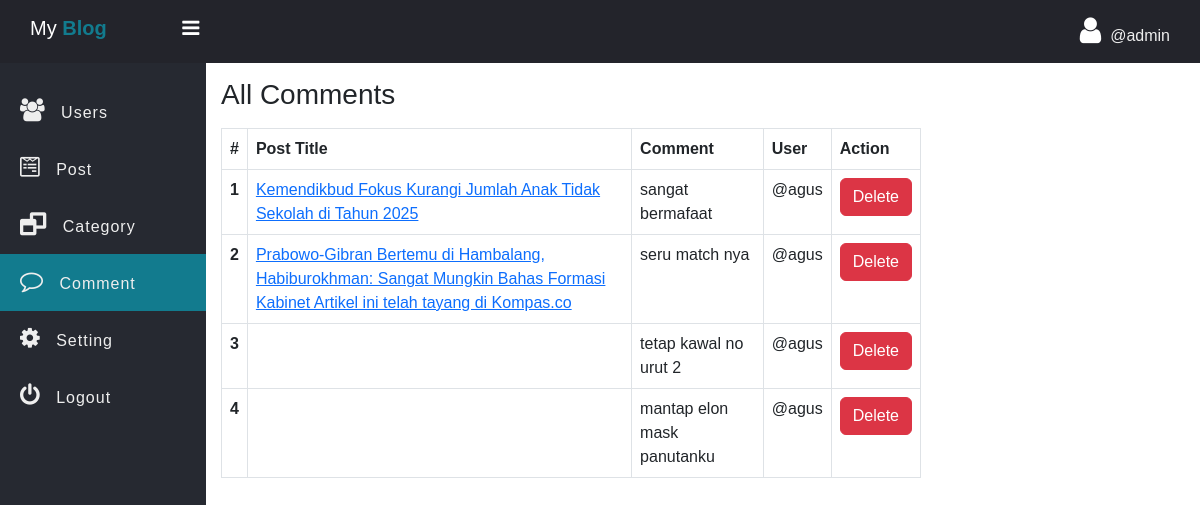
Page /admin/Comment.php (signed in) on the committed database.
### tables this page shows
CREATE TABLE `comment` (
  `comment_id` int(11) NOT NULL,
  `comment` varchar(255) NOT NULL,
  `user_id` int(11) NOT NULL,
  `post_id` int(11) NOT NULL,
  `crated_at` datetime NOT NULL DEFAULT current_timestamp()
);

CREATE TABLE `post` (
  `post_id` int(11) NOT NULL,
  `post_title` varchar(127) NOT NULL,
  `post_text` text NOT NULL,
  `category` int(11) NOT NULL,
  `publish` int(2) NOT NULL DEFAULT 1,
  `cover_url` varchar(255) NOT NULL DEFAULT 'default.jpg',
  `crated_at` datetime NOT NULL DEFAULT current_timestamp()
);

CREATE TABLE `users` (
  `id` int(11) NOT NULL,
  `fname` varchar(255) NOT NULL,
  `username` varchar(255) NOT NULL,
  `password` varchar(255) NOT NULL
);

### admin/data/Comment.php (called while the page is built, shortened)
<?php
function getAllComment($conn){
   $sql = "SELECT * FROM comment";
   $stmt = $conn->prepare($sql);
   $stmt->execute();
   if($stmt->rowCount() >= 1){
   	   $data = $stmt->fetchAll();
   	   return $data;
   }else {
   	 return 0;
   }
}

### admin/data/Post.php (called while the page is built, shortened)
<?php
function getByIdDeep($conn, $id){
   $sql = "SELECT * FROM post WHERE post_id=?";
   $stmt = $conn->prepare($sql);
   $stmt->execute([$id]);
   if($stmt->rowCount() >= 1){
         $data = $stmt->fetch();
         return $data;
   }else {
       return 0;
   }
}
function getUserByID($conn, $id){
   $sql = "SELECT id, fname, username FROM users WHERE id=?";
   $stmt = $conn->prepare($sql);
   $stmt->execute([$id]);
   if($stmt->rowCount() >= 1){
         $data = $stmt->fetch();
         return $data;
   }else {
       return 0;
   }
}

### admin/Comment.php (the view, shortened to what this page needs)
<?php
if (isset($_SESSION['admin_id']) && isset($_SESSION['username'])) {
 ?>
<!DOCTYPE html>
<html>
<head>
	<link rel="stylesheet" href="https://stackpath.bootstrapcdn.com/font-awesome/4.7.0/css/font-awesome.min.css">
	<link href="https://cdn.jsdelivr.net/npm/bootstrap@5.3.0/dist/css/bootstrap.min.css" rel="stylesheet">
	<link rel="stylesheet" href="../css/side-bar.css">
	<link rel="stylesheet" href="../css/style.css">
</head>
<body>
	<?php
	  include "inc/side-nav.php";
      include_once("data/Comment.php");
      include_once("data/Post.php");
      include_once("../db_conn.php");
      $comments = getAllComment($conn);
	?>
	 <div class="main-table">
	 	<h3 class="mb-3">All Comments</h3>
	 	<?php if ($comments != 0) { ?>
	 	<table class="table t1 table-bordered">
		  <thead>
		    <tr>
		      <th scope="col">#</th>
		      <th scope="col">Post Title</th>
		      <th scope="col">Comment</th>
		      <th scope="col">User</th>
		      <th scope="col">Action</th>
		    </tr>
		  </thead>
		  <tbody>
		  	<?php foreach ($comments as $comment) {
		  	?>
		    <tr>
		      <th scope="row"><?=$comment['comment_id'] ?></th>
		      <td>
		      	<a href="single_post.php?post_id=<?=$comment['post_id']?>">
		      	<?php
		      	$p = getByIdDeep($conn, $comment['post_id']);
		      	echo $p['post_title']; ?></a>
		      </td>
		      <td>
		      	<?=$comment['comment']?>
		      </td>
		      <td>
		      	<?php
		      	$u = getUserByID($conn, $comment['user_id']);
		      	echo '@'.$u['username']; ?>
		      </td>
		      <td>
		      	<a href="comment-delete.php?comment_id=<?=$comment['comment_id'] ?>" class="btn btn-danger">Delete</a>
		      </td>
		    </tr>
		    <?php } ?>
		  </tbody>
		</table>
	<?php }else{ ?>
		<div class="alert alert-warning">
			Empty!
		</div>
	<?php } ?>
	 </div>
	</section>
	</div>
</body>
</html>
<?php }else {
	header("Location: ../admin-login.php");
	exit;
} ?>

### css/side-bar.css (style rules this page uses)
* { padding: 0; margin: 0; box-sizing: border-box; font-family: arial, sans-serif; }

### css/style.css (style rules this page uses)
.main-table { width: 90%; max-width: 700px; }

### rows in the picture
comment: comment_id "1", post.post_title "Kemendikbud Fokus Kurangi Jumlah Anak Tidak Sekolah di Tahun 2025", comment "sangat bermafaat", user.username "agus"
comment: comment_id "2", post.post_title "Prabowo-Gibran Bertemu di Hambalang, Habiburokhman: Sangat Mungkin Bahas Formasi Kabinet Artikel ini telah tayang di Kompas.co", comment "seru match nya", user.username "agus"
comment: comment_id "3", comment "tetap kawal no urut 2", user.username "agus"
comment: comment_id "4", comment "mantap elon mask panutanku", user.username "agus"

### other values in the picture
$_SESSION['username'] "admin"
